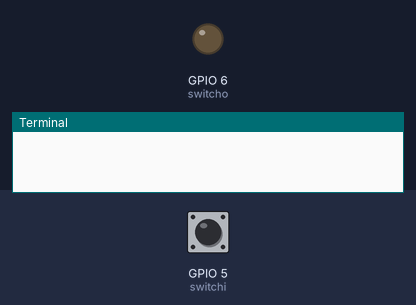
Bench run of a program on a simulated Raspberry Pi (BCM pin numbers). Shown: output pins drawn as LEDs (lit = HIGH), the last lines printed to the terminal. The test bench sets the inputs (shaded band); at power-on: GPIO 5 (switchi) LOW.

Above: at 1.2 s.
1.3 s: GPIO 5 (switchi) pulled HIGH for 0.15 s
At 2.5 s:
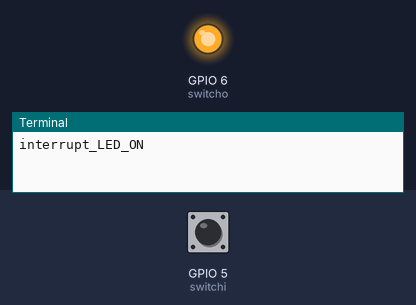
2.9 s: GPIO 5 (switchi) pulled HIGH for 1 s
At 4.0 s:
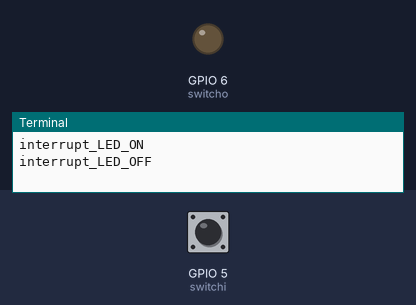
5.4 s: GPIO 5 (switchi) pulled HIGH for 3.2 s
At 5.9 s:
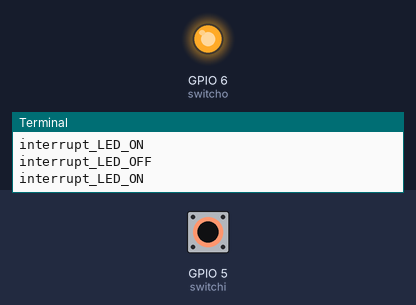
Timing chart, 0 to 8.4 s (numbered marks = the images above; inputs shaded):
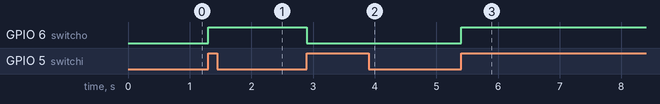

The program:

int_led.py
```python
#-*- coding: utf-8-*-
import RPi.GPIO as GPIO
import time

switchi = 5
switcho = 6
flag = False

GPIO.setmode(GPIO.BCM)
GPIO.setup(switchi, GPIO.IN, pull_up_down = GPIO.PUD_DOWN)
GPIO.setup(switcho, GPIO.OUT)

def swBlink(channel):
	global flag
	if flag == False:
		print("interrupt_LED_ON")
		GPIO.output(switcho, True)
		flag = True
	else:
		print("interrupt_LED_OFF")
		GPIO.output(switcho, False)
		flag = False

GPIO.add_event_detect(switchi, GPIO.RISING, callback=swBlink)

try:
	while True:
		pass

except KeyboardInterrupt:
	GPIO.cleanup()
```

Measured:
- after the input at 1.3 s, GPIO 6 (switcho): LOW → HIGH at once
- after the input at 2.9 s, GPIO 6 (switcho): HIGH → LOW at once
- after the input at 5.4 s, GPIO 6 (switcho): LOW → HIGH at once
